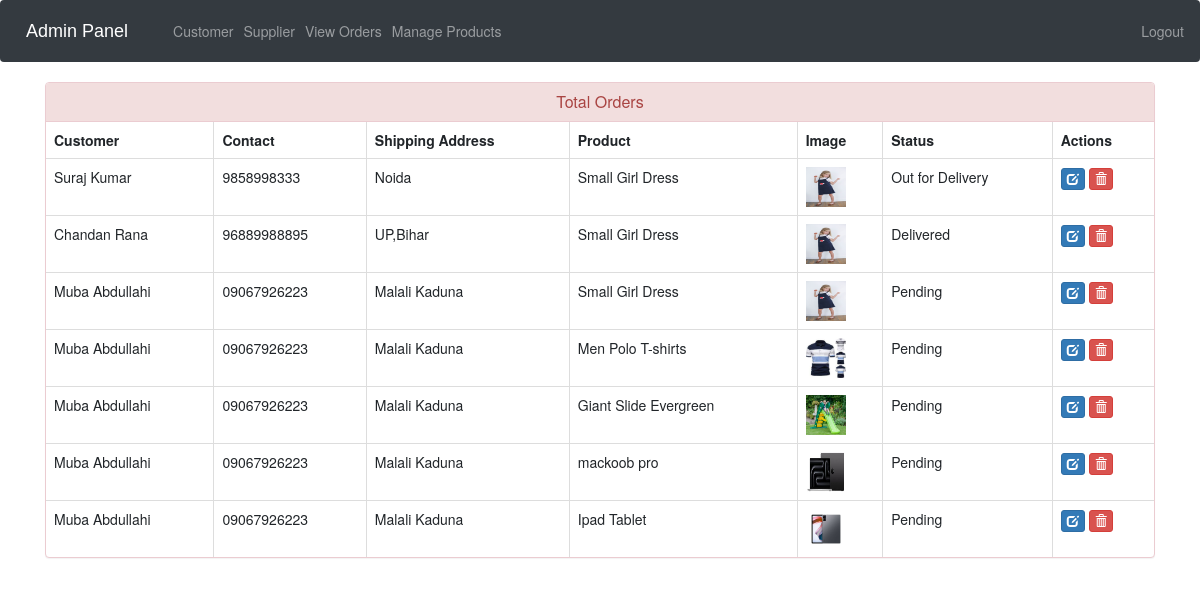
Screenshot of /admin-view-booking (signed in) with the database file from the repository.
### ecom/models.py (models this page shows, shortened)
class Customer(models.Model):
    user=models.OneToOneField(User,on_delete=models.CASCADE)
    profile_pic= models.ImageField(upload_to='profile_pic/CustomerProfilePic/',null=True,blank=True)
    address = models.CharField(max_length=40)
    mobile = models.CharField(max_length=20,null=False)
    @property
    def get_name(self):
        return self.user.first_name+" "+self.user.last_name

class Orders(models.Model):
    STATUS =(
        ('Pending','Pending'),
        ('Order Confirmed','Order Confirmed'),
        ('Out for Delivery','Out for Delivery'),
        ('Delivered','Delivered'),
    )
    customer=models.ForeignKey('Customer', on_delete=models.CASCADE,null=True)
    product=models.ForeignKey('Product',on_delete=models.CASCADE,null=True)
    email = models.CharField(max_length=50,null=True)
    address = models.CharField(max_length=500,null=True)
    mobile = models.CharField(max_length=20,null=True)
    order_date= models.DateField(auto_now_add=True,null=True)
    status=models.CharField(max_length=50,null=True,choices=STATUS)

class Product(models.Model):
    supplier = models.ForeignKey(Supplier, on_delete=models.CASCADE,null=True)
    name=models.CharField(max_length=40)
    product_image= models.ImageField(upload_to='product_image/',null=True,blank=True)
    price = models.PositiveIntegerField()
    description=models.CharField(max_length=40)

### ecom/views.py (the view)
# urls.py: path('admin-view-booking', views.admin_view_booking_view,name='admin-view-booking'),
@login_required(login_url='adminlogin')
def admin_view_booking_view(request):
    orders=models.Orders.objects.all()
    ordered_products=[]
    ordered_bys=[]
    for order in orders:
        ordered_product=models.Product.objects.all().filter(id=order.product.id)
        ordered_by=models.Customer.objects.all().filter(id = order.customer.id)
        ordered_products.append(ordered_product)
        ordered_bys.append(ordered_by)
    return render(request,'ecom/admin_view_booking.html',{'data':zip(ordered_products,ordered_bys,orders)})

### templates/ecom/admin_view_booking.html (shortened to what this page needs)
{% extends 'ecom/admin_base.html' %}
{% load static %}
{% block content %}
<head>
  <link href="//netdna.bootstrapcdn.com/bootstrap/3.0.0/css/bootstrap.min.css" rel="stylesheet" id="bootstrap-css">
</head>
<div class="container">
  <div class="panel panel-danger">
    <div class="panel-heading">
      <h6 class="panel-title">Total Orders</h6>
    </div>
    <table class="table table-hover table-bordered" id="dev-table">
      <thead>
        <tr>
          <th>Customer</th>
          <th>Contact</th>
          <th>Shipping Address</th>
          <th>Product</th>
          <th>Image</th>
          <th>Status</th>
          <th>Actions</th>
        </tr>
      </thead>
      {% for product,customer,order in data %}
      <tr>
        {% for c in customer %}
        <td> {{c.get_name}}</td>
        <td>{{c.mobile}}</td>
        <td>{{order.address}}</td>
        {% endfor %}
        {% for p in product %}
        <td> {{p.name}}</td>
        <td> <img src="{% static p.product_image.url %}" alt="Profile Pic" height="40px" width="40px" /></td>
        <td>{{order.status}}</td>
        <td><a class="btn btn-primary btn-xs" href="{% url 'update-order' order.id  %}"><span class="glyphicon glyphicon-edit"></span></a>
        <a class="btn btn-danger btn-xs" href="{% url 'delete-order' order.id  %}"><span class="glyphicon glyphicon-trash"></span></a></td>
        {% endfor %}
      </tr>
      {% endfor %}
    </table>
  </div>
</div>
{% endblock content %}

### templates/ecom/admin_view_booking.html (style rules this page uses)
a:link { text-decoration: none; }
h6 { text-align: center; }

### rows the page displays
Orders: address "Noida", status "Out for Delivery"
Customer: get_name "Suraj Kumar", mobile "9858998333"
Product: name "Small Girl Dress", product_image (picture)
Orders: address "UP,Bihar", status "Delivered"
Customer: get_name "Chandan Rana", mobile "96889988895"
Orders: address "Malali Kaduna", status "Pending"
Customer: get_name "Muba Abdullahi", mobile "09067926223"
Orders: address "Malali Kaduna", status "Pending"
Product: name "Men Polo T-shirts", product_image (picture)
Orders: address "Malali Kaduna", status "Pending"
Product: name "Giant Slide Evergreen", product_image (picture)
Orders: address "Malali Kaduna", status "Pending"
Product: name "mackoob pro", product_image (picture)
Orders: address "Malali Kaduna", status "Pending"
Product: name "Ipad Tablet", product_image (picture)
